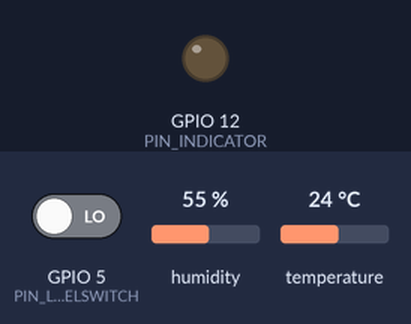
Simulated run of this sketch. Board: ESP32. Parts: output pins drawn as LEDs (lit = HIGH). Inputs (shaded band) come from the test bench; at power-on: GPIO 5 (PIN_LEVELSWITCH) LOW, humidity 55 %, temperature 24 °C. WiFi joins after 1.5 s; servers stay silent unless stated; random numbers use the default seed unless the sketch sets one; no MQTT or app messages arrive unless stated; what the sketch prints to the serial monitor is not drawn.

Above: at 2.7 s.
2.8 s: GPIO 5 (PIN_LEVELSWITCH) driven HIGH
At 17.5 s:
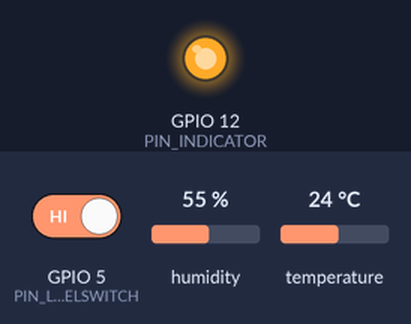
Timing chart, 0 to 19.0 s (numbered marks = the images above; inputs shaded):
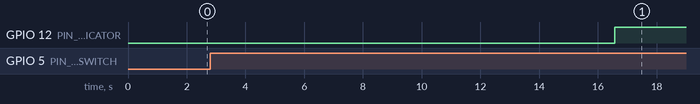

The sketch:

sketch.ino
```cpp
// Author: Neel Kumar
// Project: NFT Hydroponics Monitoring System
// Platform: ESP32 + Wokwi + Adafruit IO
// Date: June 2025

#include <WiFi.h>
#include "Adafruit_MQTT.h"
#include "Adafruit_MQTT_Client.h"
#include <DHT.h>

// WiFi credentials
const char* ssid = "Wokwi-GUEST";

// Adafruit IO configuration
#define IO_SERVER       "io.adafruit.com"
#define IO_PORT         1883
#define IO_USERNAME     "neelkmr"
#define IO_KEY          "aio_InJN46rpqb2FwybclHJq0ukjzW43"

// Sensor and component pins
#define PIN_DHT         13
#define SENSOR_TYPE     DHT22
#define PIN_CO2         34
#define PIN_LEVELSWITCH 5
#define PIN_INDICATOR   12

// Sensor initialization
DHT environmentSensor(PIN_DHT, SENSOR_TYPE);
WiFiClient wifiClient;
Adafruit_MQTT_Client mqttClient(&wifiClient, IO_SERVER, IO_PORT, IO_USERNAME, IO_KEY);

// MQTT Feeds
Adafruit_MQTT_Publish feedTemperature = Adafruit_MQTT_Publish(&mqttClient, IO_USERNAME "/feeds/capstone-feeds.temperature");
Adafruit_MQTT_Publish feedHumidity    = Adafruit_MQTT_Publish(&mqttClient, IO_USERNAME "/feeds/capstone-feeds.humidity");
Adafruit_MQTT_Publish feedCO2         = Adafruit_MQTT_Publish(&mqttClient, IO_USERNAME "/feeds/capstone-feeds.co2");
Adafruit_MQTT_Publish feedLevel       = Adafruit_MQTT_Publish(&mqttClient, IO_USERNAME "/feeds/capstone-feeds.water");
Adafruit_MQTT_Publish feedAlert       = Adafruit_MQTT_Publish(&mqttClient, IO_USERNAME "/feeds/capstone-feeds.alert");
Adafruit_MQTT_Publish feedLight       = Adafruit_MQTT_Publish(&mqttClient, IO_USERNAME "/feeds/capstone-feeds.light");

void setup() {
  Serial.begin(115200);
  pinMode(PIN_LEVELSWITCH, INPUT);
  pinMode(PIN_INDICATOR, OUTPUT);

  environmentSensor.begin();

  connectToWiFi();
}

void connectToWiFi() {
  Serial.print("Connecting to WiFi");
  WiFi.begin(ssid);
  while (WiFi.status() != WL_CONNECTED) {
    Serial.print(".");
    delay(300);
  }
  Serial.println(" Connected!");
}

void connectToMQTT() {
  while (!mqttClient.connected()) {
    int8_t result = mqttClient.connect();
    if (result == 0) {
      Serial.println("MQTT connected");
    } else {
      Serial.print("MQTT connection failed: ");
      Serial.println(mqttClient.connectErrorString(result));
      mqttClient.disconnect();
      delay(10000);
    }
  }
}

void loop() {
  if (WiFi.status() != WL_CONNECTED) {
    Serial.println("WiFi disconnected! Reconnecting...");
    connectToWiFi();
  }

  // Reconnect to MQTT if needed
  if (!mqttClient.connected()) {
    Serial.println("MQTT disconnected! Reconnecting...");
    connectToMQTT();
  }

  float temperature   = environmentSensor.readTemperature();
  float humidity      = environmentSensor.readHumidity();
  static int fakeCO2 = 180;
  fakeCO2 += random(-10, 10); // simulate drift
  fakeCO2 = constrain(fakeCO2, 150, 400);
  int co2Level = fakeCO2;
  int waterLow        = digitalRead(PIN_LEVELSWITCH);
  bool alarmActive    = (co2Level > 200 || waterLow);

  digitalWrite(PIN_INDICATOR, alarmActive);

  // Publish data
  Serial.print("Publishing temperature... ");
  Serial.println(feedTemperature.publish(temperature) ? "OK" : "FAIL");

  Serial.print("Publishing humidity... ");
  Serial.println(feedHumidity.publish(humidity) ? "OK" : "FAIL");

  Serial.print("Publishing CO₂... ");
  Serial.println(feedCO2.publish(String(co2Level).c_str()) ? "OK" : "FAIL");

  Serial.print("Publishing water level... ");
  Serial.println(feedLevel.publish(String(waterLow).c_str()) ? "OK" : "FAIL");

  Serial.print("Publishing alarm status... ");
  Serial.println(feedAlert.publish(String(alarmActive).c_str()) ? "OK" : "FAIL");

  Serial.print("Publishing light status... ");
  Serial.println(feedLight.publish("1") ? "OK" : "FAIL");

  delay(15000);
}
```

Measured:
- after the input at 2.8 s, GPIO 12 (PIN_INDICATOR): LOW → HIGH after 13.8 s
